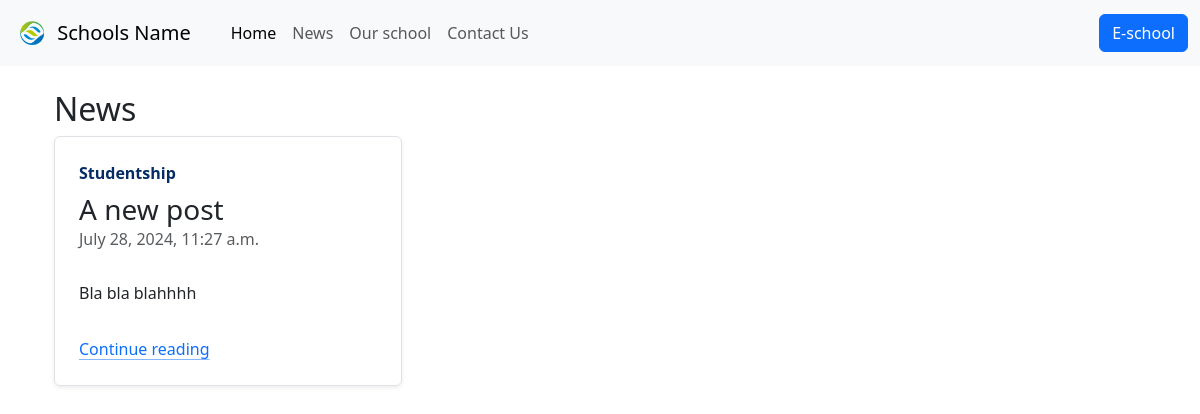
Before: /news/ with the older database file.
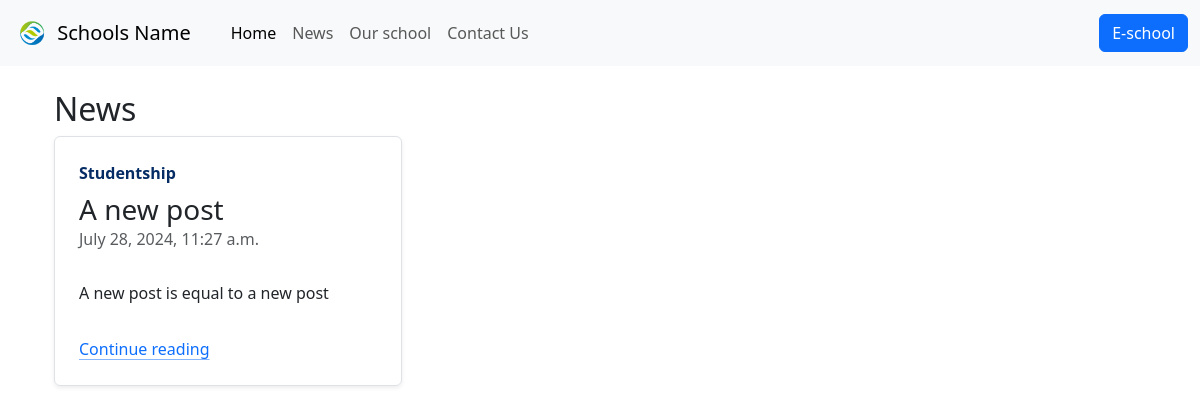
After: the same page with the newer database file.
### news/models.py (models this page shows, shortened)
class Post(models.Model):
  class Categories(models.TextChoices):
    STUDENTSHIP = 'Studentship', 'Studentship'
    EOPEP = 'EOPEP', 'Eopep Examinations'
    EXAMINATIONS = 'EXAMS', 'Examinations'
  class Status(models.TextChoices):
    DRAFT = 'Draft', 'Draft'
    PUBLISHED = 'Published', 'Published'
  title = models.CharField(max_length=255)
  category = models.CharField(max_length=15,
                              choices=Categories.choices,
                              default=Categories.STUDENTSHIP)
  slug = models.SlugField(max_length=255, unique_for_date='published')
  author = models.ForeignKey(SchoolUser,
                            on_delete=models.CASCADE,
                            related_name='news')
  body = CKEditor5Field(config_name='extends')
  published = models.DateTimeField(default=timezone.now)
  created = models.DateTimeField(auto_now_add=True)
  updated = models.DateTimeField(auto_now=True)
  status = models.CharField(max_length=10,
                            choices=Status.choices,
                            default=Status.DRAFT)
  class Meta:
    ordering = ['-published']
    indexes = [
          models.Index(fields=['-published']),
        ]
  def get_absolute_url(self):
    return reverse('core:Post_Details', args=[self.published.year,
                                              self.published.month,
                                              self.published.day,
                                              self.slug])

### core/views.py (the view)
# urls.py: path('news/', views.AllPosts, name='All_Posts')
def AllPosts(request):
  posts = Post.objects.filter(status=Post.Status.PUBLISHED)
  return render(request, 'core/news/news.html', {'posts':posts})

### core/templates/core/news/news.html (shortened to what this page needs)
{% extends 'base.html' %}
{% block content %}
<div class="container p-4 main-content">
  <h2>News</h2>
  <div class="row mb-2">
    {% for post in posts %}
    <div class="col-md-4" style="height: 300px;">
      <div class="row g-0 border rounded overflow-hidden flex-md-row mb-4 shadow-sm h-md-250 position-relative" style="height: 250px;">
        <div class="col p-4 d-flex flex-column position-static">
          <strong class="d-inline-block mb-2 text-primary-emphasis">{{post.category}}</strong>
          <h3 class="mb-0">{{post.title}}</h3>
          <div class="mb-1 text-body-secondary">{{post.published}}</div>
          <p class="card-text mb-auto">{{post.body|safe|truncatewords:20}}</p>
          <a href="{{ post.get_absolute_url }}" class="icon-link gap-1 icon-link-hover stretched-link">
            Continue reading
          </a>
        </div>
      </div>
    </div>
    {% endfor %}
  </div>
</div>
{% endblock %}

Changed rows visible on the page:
changed Post "A new post": body "Bla bla blahhhh" → "A new post is equal to a new post"
